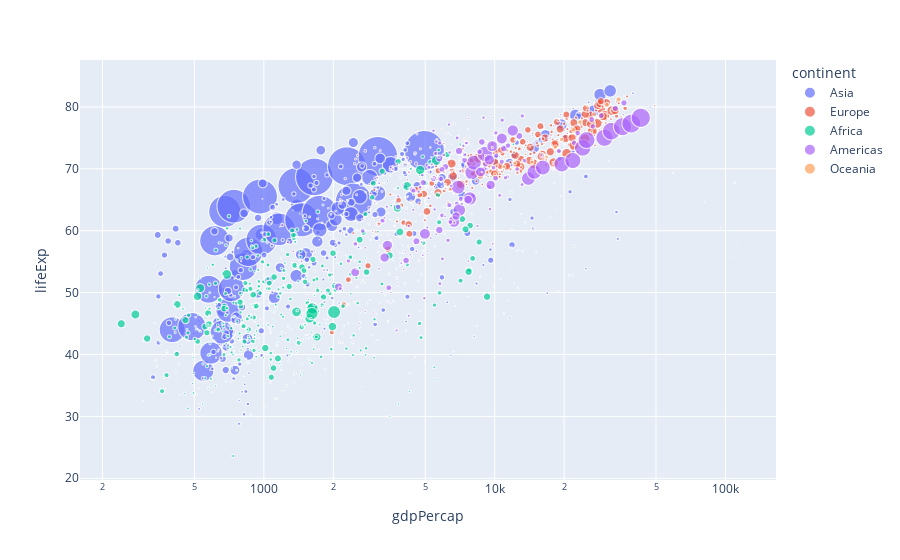

Here is the notebook cell this chart was saved with:
### Code cell
# 人口の情報を大きさで表現
# 点の大きさの上限を指定
# 大陸ごとに色分け
# 凡例をクリックすることで描画対象の表示・非表示を切り替える
px.scatter(
    gapminder,
    x="gdpPercap",
    y="lifeExp",
    log_x=True,
    hover_name="country",
    size="pop",
    size_max=40,
    color="continent"
).show()

### Figure 1 — Plotly figure (JSON) as saved in the notebook; plotly's stock layout.template omitted (floating-point values rounded to 4 significant figures; data arrays with more than 128 entries replaced by an {"elided": "..."} marker saying what was removed)
{"data": [{"hovertemplate": "<b>%{hovertext}</b><br><br>continent=Asia<br>gdpPercap=%{x}<br>lifeExp=%{y}<br>pop=%{marker.size}<extra></extra>", "hovertext": {"elided": "396 str values"}, "legendgroup": "Asia", "marker": {"color": "#636efa", "size": {"elided": "396 int values"}, "sizemode": "area", "sizeref": 824200.0, "symbol": "circle"}, "mode": "markers", "name": "Asia", "showlegend": true, "type": "scattergl", "x": {"elided": "396 float values"}, "xaxis": "x", "y": {"elided": "396 float values"}, "yaxis": "y"}, {"hovertemplate": "<b>%{hovertext}</b><br><br>continent=Europe<br>gdpPercap=%{x}<br>lifeExp=%{y}<br>pop=%{marker.size}<extra></extra>", "hovertext": {"elided": "360 str values"}, "legendgroup": "Europe", "marker": {"color": "#EF553B", "size": {"elided": "360 int values"}, "sizemode": "area", "sizeref": 824200.0, "symbol": "circle"}, "mode": "markers", "name": "Europe", "showlegend": true, "type": "scattergl", "x": {"elided": "360 float values"}, "xaxis": "x", "y": {"elided": "360 float values"}, "yaxis": "y"}, {"hovertemplate": "<b>%{hovertext}</b><br><br>continent=Africa<br>gdpPercap=%{x}<br>lifeExp=%{y}<br>pop=%{marker.size}<extra></extra>", "hovertext": {"elided": "624 str values"}, "legendgroup": "Africa", "marker": {"color": "#00cc96", "size": {"elided": "624 int values"}, "sizemode": "area", "sizeref": 824200.0, "symbol": "circle"}, "mode": "markers", "name": "Africa", "showlegend": true, "type": "scattergl", "x": {"elided": "624 float values"}, "xaxis": "x", "y": {"elided": "624 float values"}, "yaxis": "y"}, {"hovertemplate": "<b>%{hovertext}</b><br><br>continent=Americas<br>gdpPercap=%{x}<br>lifeExp=%{y}<br>pop=%{marker.size}<extra></extra>", "hovertext": {"elided": "300 str values"}, "legendgroup": "Americas", "marker": {"color": "#ab63fa", "size": {"elided": "300 int values"}, "sizemode": "area", "sizeref": 824200.0, "symbol": "circle"}, "mode": "markers", "name": "Americas", "showlegend": true, "type": "scattergl", "x": {"elided": "300 float values"}, "xaxis": "x", "y": {"elided": "300 float values"}, "yaxis": "y"}, {"hovertemplate": "<b>%{hovertext}</b><br><br>continent=Oceania<br>gdpPercap=%{x}<br>lifeExp=%{y}<br>pop=%{marker.size}<extra></extra>", "hovertext": ["Australia", "Australia", "Australia", "Australia", "Australia", "Australia", "Australia", "Australia", "Australia", "Australia", "Australia", "Australia", "New Zealand", "New Zealand", "New Zealand", "New Zealand", "New Zealand", "New Zealand", "New Zealand", "New Zealand", "New Zealand", "New Zealand", "New Zealand", "New Zealand"], "legendgroup": "Oceania", "marker": {"color": "#FFA15A", "size": [8691212, 9712569, 10794968, 11872264, 13177000, 14074100, 15184200, 16257249, 17481977, 18565243, 19546792, 20434176, 1994794, 2229407, 2488550, 2728150, 2929100, 3164900, 3210650, 3317166, 3437674, 3676187, 3908037, 4115771], "sizemode": "area", "sizeref": 824200.0, "symbol": "circle"}, "mode": "markers", "name": "Oceania", "showlegend": true, "type": "scattergl", "x": [10040.0, 10950.0, 12220.0, 14530.0, 16790.0, 18330.0, 19480.0, 21890.0, 23420.0, 27000.0, 30690.0, 34440.0, 10560.0, 12250.0, 13180.0, 14460.0, 16050.0, 16230.0, 17630.0, 19010.0, 18360.0, 21050.0, 23190.0, 25190.0], "xaxis": "x", "y": [69.12, 70.33, 70.93, 71.1, 71.93, 73.49, 74.74, 76.32, 77.56, 78.83, 80.37, 81.23, 69.39, 70.26, 71.24, 71.52, 71.89, 72.22, 73.84, 74.32, 76.33, 77.55, 79.11, 80.2], "yaxis": "y"}], "layout": {"legend": {"itemsizing": "constant", "title": {"text": "continent"}, "tracegroupgap": 0}, "margin": {"t": 60}, "xaxis": {"anchor": "y", "domain": [0, 1], "title": {"text": "gdpPercap"}, "type": "log"}, "yaxis": {"anchor": "x", "domain": [0, 1], "title": {"text": "lifeExp"}}}}
